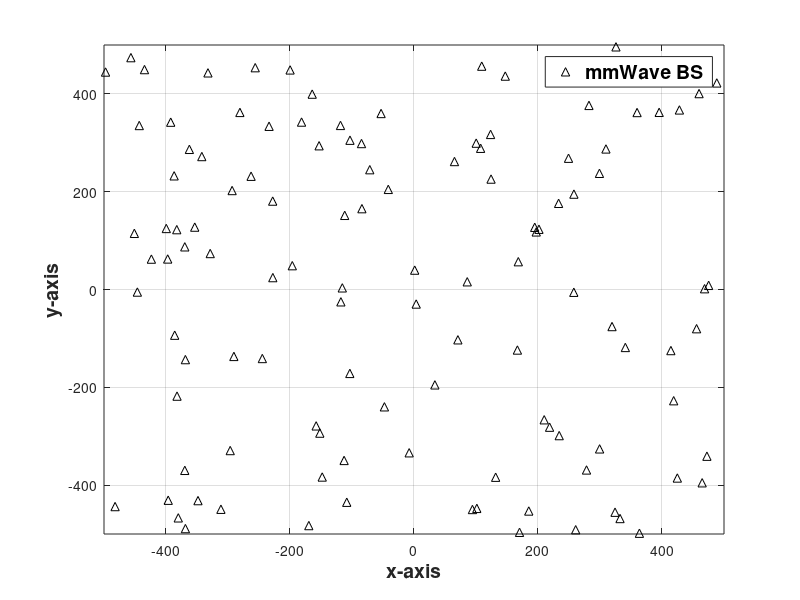

Write MATLAB code to recreate this figure. (Note: this script raises an error after producing the figure.)
lambda = @(x) 300*(x(:,1).^2 + x(:,2).^2);
lamstar = 120;
N=poissrnd(lamstar); x = rand(N,2)-0.5; % homogeneous PP
ind = find(rand(N,1) < lambda(x)/lamstar);
xa = x(ind,:); % thinned PP
plot(1000*x(:,1),1000*x(:,2), '^k');
xlim([-500 500]);
ylim([-500 500]);

hold on;
grid on;
box on;
% title('Example of mmWave BSs distribution','FontSize',14, 'FontWeight','bold');
xlabel('x-axis','FontSize',14, 'FontWeight','bold');
ylabel('y-axis','FontSize',14, 'FontWeight','bold');
legend({'mmWave BS'},'FontSize',14, 'FontWeight','bold');
%%
h = open('sysmodel1.fig');
set(h,'Units','Inches');
pos = get(h,'Position');
set(h,'PaperPositionMode','Auto','PaperUnits','Inches','PaperSize',[pos(3), pos(4)])
print(h,'sysmodel1.pdf','-dpdf','-r0');
